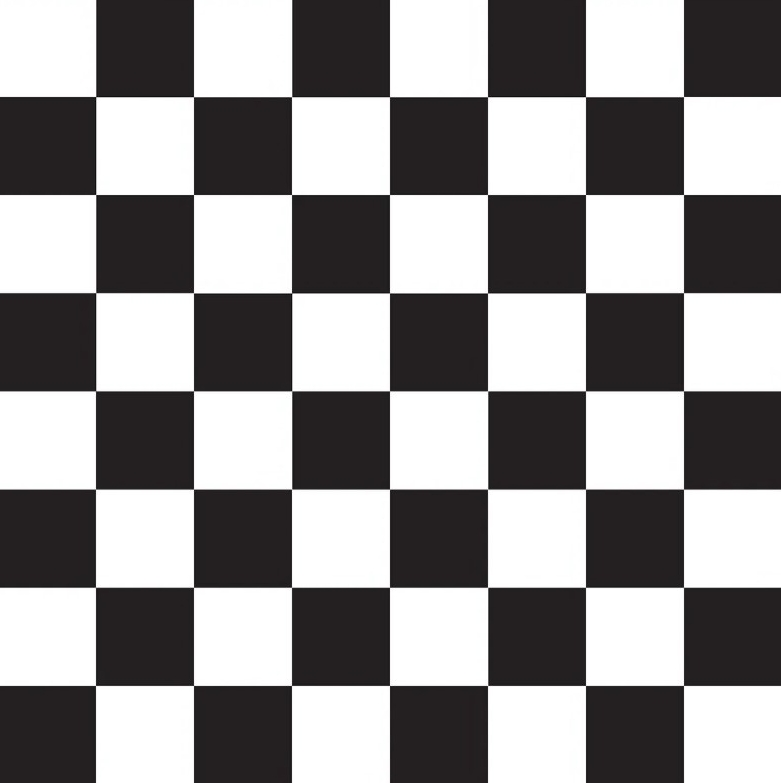
#> input picture karekose.jpg, 781 x 783 px, found by its file name
$ python chessboardCam.py
#> lines starting #> are read from the running program, lines starting #| are printed output that depends on the picture; after the words box and inside, x2 and y2 are one past the last pixel; in counts of white or black regions, pixels touching at a corner belong together
import cv2
import numpy as np

img_path = r'C:\Users\ybari\PycharmProjects\pythonProject1\Photo\karekose.jpg'
image = cv2.imread(img_path)
#> image is the input picture: shape (783, 781, 3); mean B, G, R 143.8, 143.3, 145.1
gray = cv2.cvtColor(image, cv2.COLOR_BGR2GRAY)


corners = cv2.cornerHarris(gray, 2, 3, 0.004)
corners = cv2.dilate(corners, None)
ret, corners = cv2.threshold(corners, 0.01 * corners.max(), 255, 0)
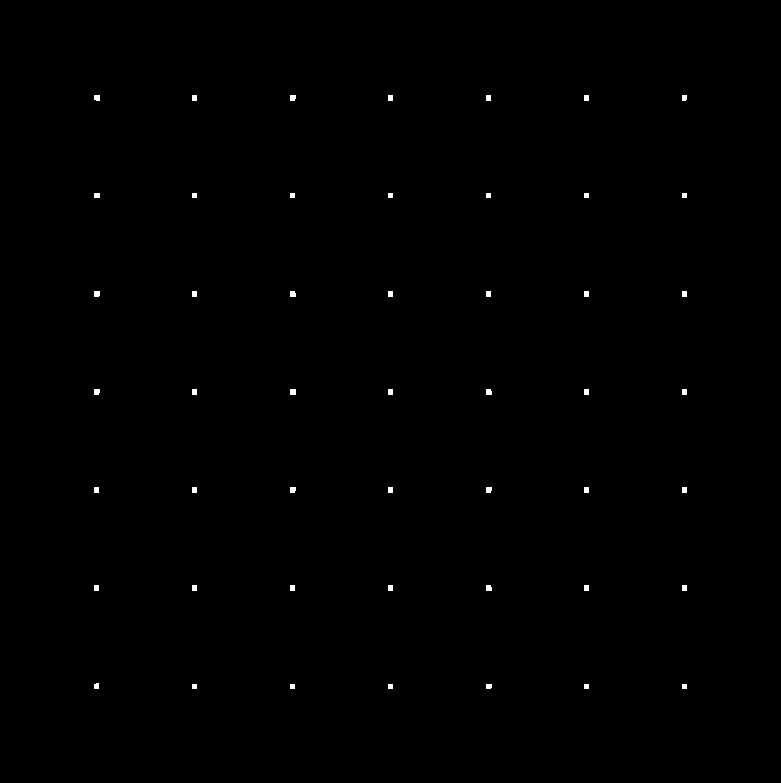
#> corners: shape (783, 781) float32; 0.24% white; 49 white regions, largest, box (x1, y1, x2, y2) and area: (290, 389, 296, 395) 36, (94, 291, 100, 297) 35, (94, 95, 100, 101) 34
#> ret = 0.000448
corners = np.uint8(corners)


corners = cv2.goodFeaturesToTrack(corners, 100, 0.01, 10)
#> corners = 49 rows, first 8: [97, 684], [686, 688], [588, 688], [486, 688], [392, 688], [294, 688], [196, 688], [686, 590]
corners = np.int0(corners)


sorted_corners = sorted(corners, key=lambda corner: (corner[0][1], corner[0][0]))
#> sorted_corners = 49 items, first 6: [[99, 100]], [[196, 100]], [[290, 100]], [[392, 100]], [[490, 100]], [[588, 100]]


for i, corner in enumerate(sorted_corners, start=1):
    x, y = corner.ravel()
    print(f"Köşe {i}: x={x}, y={y}")


    cv2.circle(image, (x, y), 5, (0, 0, 255), -1)
    cv2.putText(image, str(i), (x - 10, y - 10), cv2.FONT_HERSHEY_SIMPLEX, 0.5, (0, 0, 255), 2)
#> this loop made 49 passes
#> (x, y) on passes 1 to 12: (99, 100), (196, 100), (290, 100), (392, 100), (490, 100), (588, 100), (682, 100), (99, 197), (196, 197), (294, 197), (392, 197), (490, 197)
#| Köşe 1: x=99, y=100
#| Köşe 2: x=196, y=100
#| Köşe 3: x=290, y=100
#| Köşe 4: x=392, y=100
#| Köşe 5: x=490, y=100
#| Köşe 6: x=588, y=100
#| Köşe 7: x=682, y=100
#| Köşe 8: x=99, y=197
#> (further printed lines are left out)
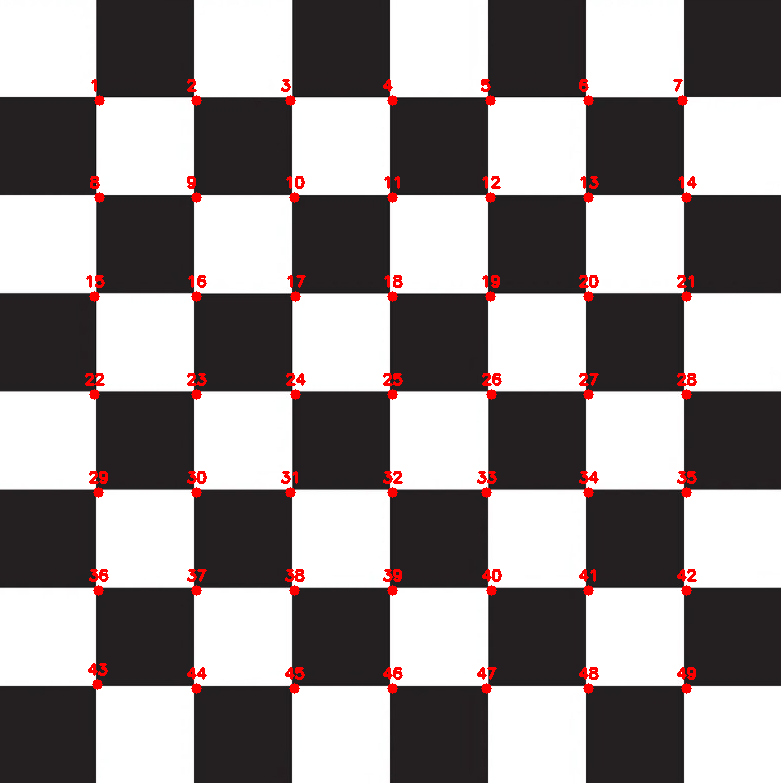
#> image: shape (783, 781, 3); 1.71% of pixels changed, all inside (x1, y1, x2, y2) = (85, 79, 697, 694)

cv2.imshow("Köşeleri Tespit Et", image)
cv2.waitKey(0)
cv2.destroyAllWindows()
import cv2
import numpy as np


cap = cv2.VideoCapture(0)

while True:

    ret, frame = cap.read()
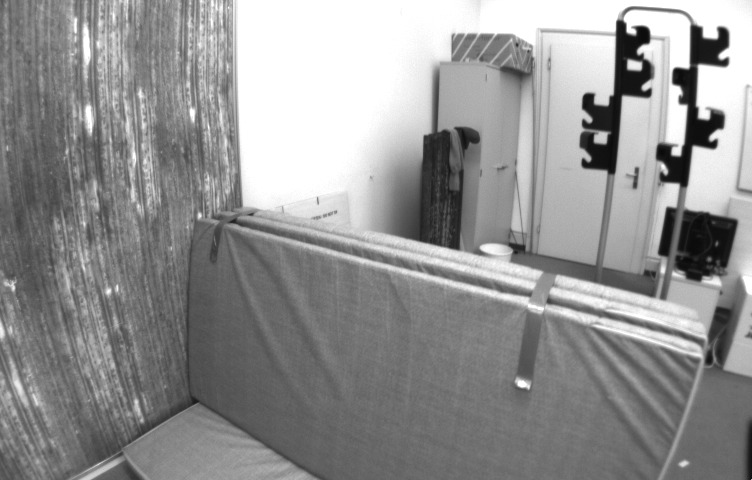
#> input picture 1.jpg, 752 x 480 px, given in place of the camera
#> frame is the input picture: shape (480, 752, 3); min 6, max 255, mean 146.3


    gray = cv2.cvtColor(frame, cv2.COLOR_BGR2GRAY)
#> gray: shape (480, 752)


    corners = cv2.cornerHarris(gray, 2, 3, 0.08)
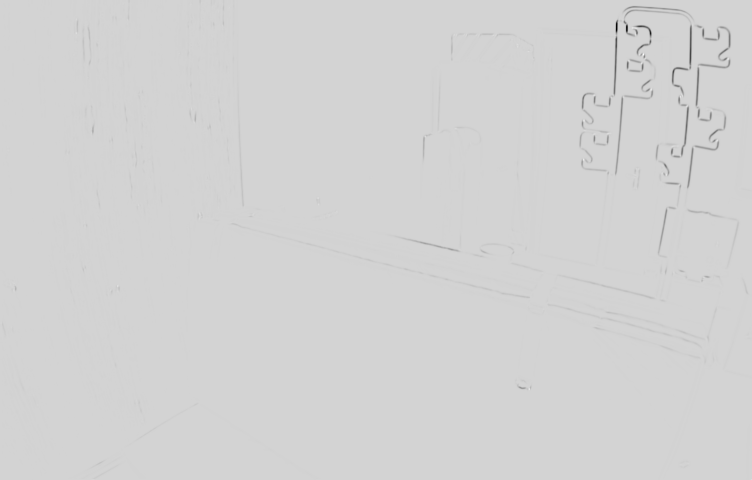
#> corners: shape (480, 752) float32; min -0.0156, max 0.00325, mean -4.34e-05; drawn with min black and max white
    corners = cv2.dilate(corners, None)
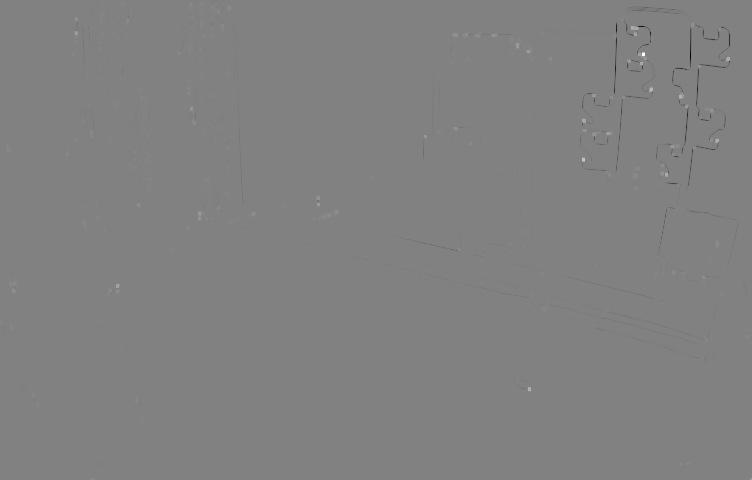
#> corners: shape (480, 752) float32; min -0.00334, max 0.00325, mean -1.44e-06; drawn with min black and max white
    ret, corners = cv2.threshold(corners, 0.01 * corners.max(), 255, 0)
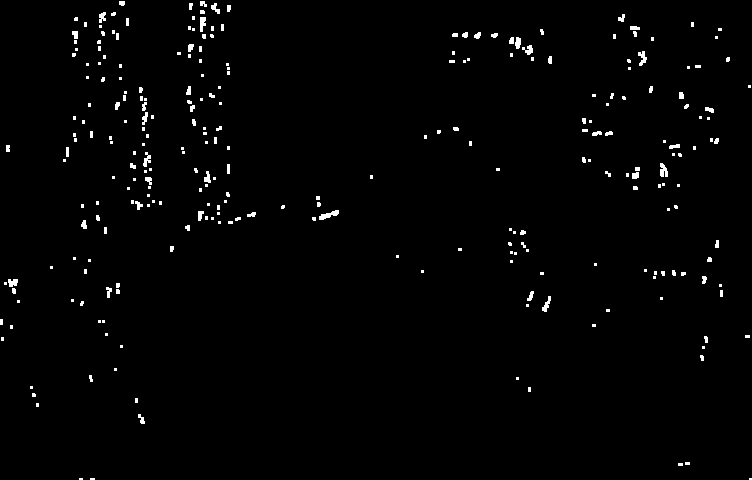
#> corners: shape (480, 752) float32; 1.4% white; 271 white regions (191 under 20 px), largest, box (x1, y1, x2, y2) and area: (319, 210, 339, 220) 98, (660, 163, 668, 177) 81, (638, 51, 647, 66) 74
#> ret = 3.25e-05
    corners = np.uint8(corners)


    corners = cv2.goodFeaturesToTrack(corners, 100, 0.01, 10)
#> corners = 100 rows, first 8: [31, 387], [517, 378], [115, 369], [703, 347], [121, 346], [106, 334], [103, 321], [527, 305]
    corners = np.int0(corners)


    sorted_corners = sorted(corners, key=lambda corner: (corner[0][1], corner[0][0]))
#> sorted_corners = 100 items, first 6: [[100, 26]], [[193, 29]], [[716, 37]], [[523, 48]], [[76, 49]], [[464, 61]]


    for i, corner in enumerate(sorted_corners, start=1):
        x, y = corner.ravel()
        print(f"Köşe {i}: x={x}, y={y}")


        cv2.circle(frame, (x, y), 5, (0, 0, 255), -1)
        cv2.putText(frame, str(i), (x - 10, y - 10), cv2.FONT_HERSHEY_SIMPLEX, 0.5, (0, 0, 255), 2)
#> this loop made 100 passes
#> (x, y) on passes 1 to 12: (100, 26), (193, 29), (716, 37), (523, 48), (76, 49), (464, 61), (99, 63), (87, 64), (688, 67), (228, 68), (629, 68), (202, 75)
#| Köşe 1: x=100, y=26
#| Köşe 2: x=193, y=29
#| Köşe 3: x=716, y=37
#| Köşe 4: x=523, y=48
#| Köşe 5: x=76, y=49
#| Köşe 6: x=464, y=61
#| Köşe 7: x=99, y=63
#| Köşe 8: x=87, y=64
#> (further printed lines are left out)
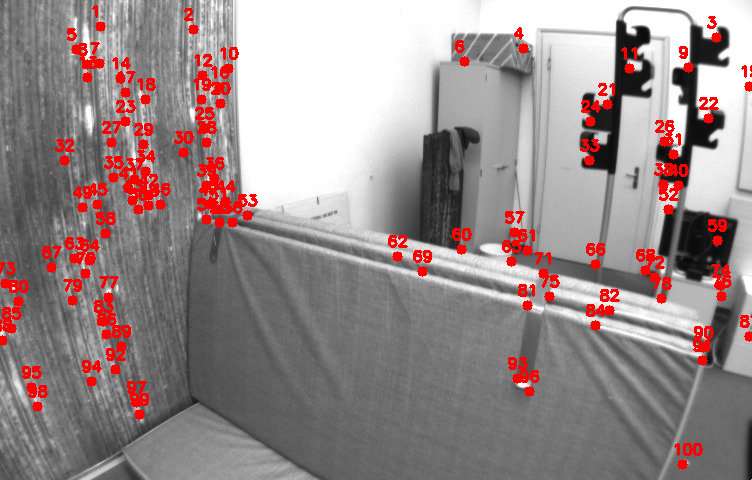
#> frame: shape (480, 752, 3); 5.85% of pixels changed, all inside (x1, y1, x2, y2) = (0, 5, 752, 470)


    cv2.imshow("Köşeleri Tespit Et", frame)


    if cv2.waitKey(1) & 0xFF == ord('q'):
#> (key q is pressed here)
        break


cap.release()
cv2.destroyAllWindows()
